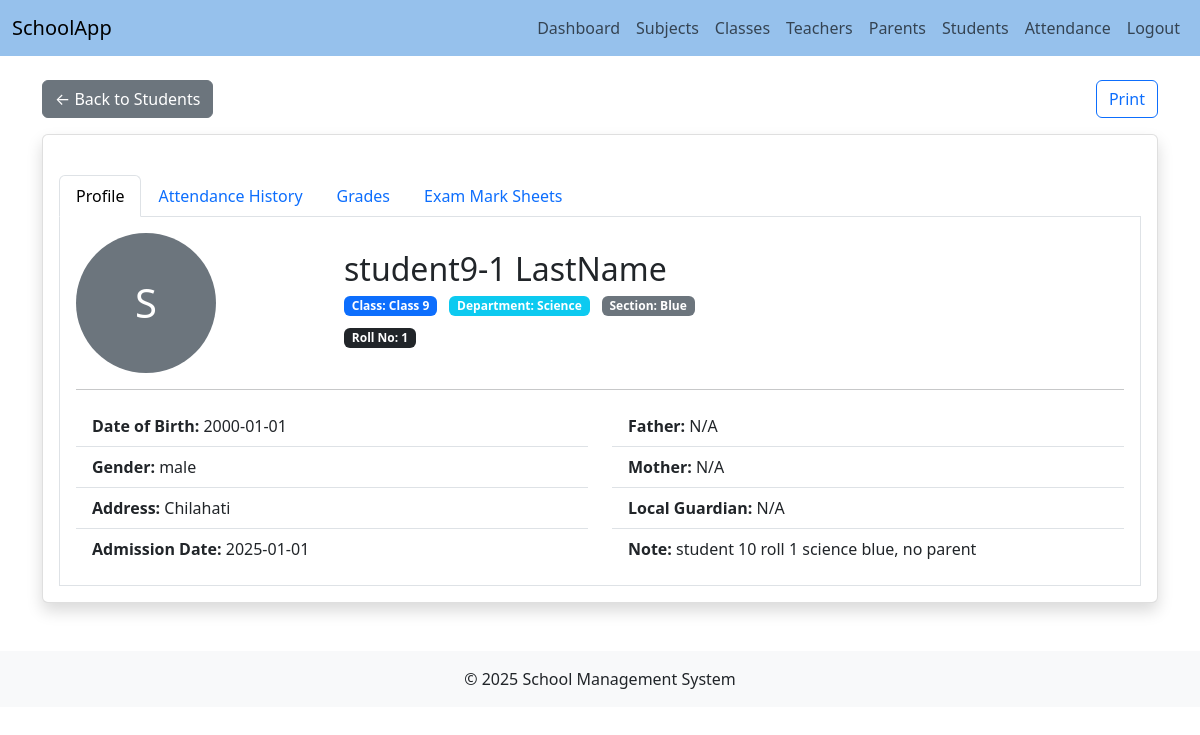
Page /pages/student_profile.php?id=51 on the committed database.
### tables this page shows
CREATE TABLE `students` (
  `id` int(11) NOT NULL,
  `father_id` int(11) DEFAULT NULL,
  `mother_id` int(11) DEFAULT NULL,
  `local_guardian_id` int(11) DEFAULT NULL,
  `user_id` int(11) NOT NULL,
  `first_name` varchar(50) DEFAULT NULL,
  `last_name` varchar(50) DEFAULT NULL,
  `roll_no` int(11) NOT NULL,
  `dob` date DEFAULT NULL,
  `gender` enum('male','female','other') DEFAULT NULL,
  `address` varchar(255) DEFAULT NULL,
  `admission_date` date DEFAULT NULL,
  `current_class_id` int(11) DEFAULT NULL,
  `current_section_id` int(11) DEFAULT NULL,
  `current_department_id` int(11) DEFAULT NULL,
  `profile_picture` varchar(255) DEFAULT NULL,
  `note` text DEFAULT NULL,
  `is_deleted` tinyint(1) NOT NULL DEFAULT 0
);

CREATE TABLE `classes` (
  `id` int(11) NOT NULL,
  `name` varchar(50) NOT NULL,
  `is_deleted` tinyint(1) NOT NULL DEFAULT 0
);

CREATE TABLE `departments` (
  `id` int(11) NOT NULL,
  `name` varchar(50) NOT NULL,
  `is_deleted` tinyint(1) NOT NULL DEFAULT 0
);

CREATE TABLE `sections` (
  `id` int(11) NOT NULL,
  `name` varchar(50) NOT NULL,
  `is_deleted` tinyint(1) NOT NULL DEFAULT 0
);

### pages/student_profile.php (the view, shortened to what this page needs)
<?php
include '../includes/header.php';
include '../includes/db_connect.php';
$student_id = $_GET['id'] ?? '';
$sql = "SELECT s.*, c.name AS class_name, d.name AS department_name, sec.name AS section_name,
    f.first_name AS father_first_name, f.last_name AS father_last_name, f.phone AS father_phone,
    m.first_name AS mother_first_name, m.last_name AS mother_last_name, m.phone AS mother_phone,
    lg.first_name AS local_guardian_first_name, lg.last_name AS local_guardian_last_name, lg.phone AS local_guardian_phone
    FROM students s
    LEFT JOIN classes c ON s.current_class_id = c.id
    LEFT JOIN departments d ON s.current_department_id = d.id
    LEFT JOIN sections sec ON s.current_section_id = sec.id
    LEFT JOIN parents f ON s.father_id = f.id
    LEFT JOIN parents m ON s.mother_id = m.id
    LEFT JOIN parents lg ON s.local_guardian_id = lg.id
    WHERE s.id = ?";
$stmt = $conn->prepare($sql);
$stmt->bind_param('i', $student_id);
$stmt->execute();
$result = $stmt->get_result();
$student = $result->fetch_assoc();
?>
<div class="container mt-4">
  <a href="students.php" class="btn btn-secondary mb-3">&larr; Back to Students</a>
  <button class="btn btn-outline-primary mb-3 float-end" onclick="window.print()"><i class="bi bi-printer"></i> Print</button>
  <div class="card shadow">
    <div class="card-body">
      <ul class="nav nav-tabs mt-4" id="profileTabs" role="tablist">
        <li class="nav-item" role="presentation">
          <button class="nav-link active" id="profile-tab" data-bs-toggle="tab" data-bs-target="#profileTab" type="button" role="tab">Profile</button>
        </li>
        <li class="nav-item" role="presentation">
          <button class="nav-link" id="attendance-tab" data-bs-toggle="tab" data-bs-target="#attendanceTab" type="button" role="tab">Attendance History</button>
        </li>
        <li class="nav-item" role="presentation">
          <button class="nav-link" id="grades-tab" data-bs-toggle="tab" data-bs-target="#gradesTab" type="button" role="tab">Grades</button>
        </li>
        <li class="nav-item" role="presentation">
          <button class="nav-link" id="marksheet-tab" data-bs-toggle="tab" data-bs-target="#marksheetTab" type="button" role="tab">Exam Mark Sheets</button>
        </li>
      </ul>
      <div class="tab-content p-3 border border-top-0 bg-white" id="profileTabsContent">
        <div class="tab-pane fade show active" id="profileTab" role="tabpanel">
          <div class="row align-items-center">
            <div class="col-md-3 text-center mb-3 mb-md-0">
              <?php if ($student['profile_picture']): ?>
                <img src="../uploads/students/<?php echo htmlspecialchars($student['profile_picture']); ?>" alt="Profile" class="img-fluid rounded-circle" style="width: 140px; height: 140px; object-fit: cover;">
              <?php else: ?>
                <div class="bg-secondary rounded-circle d-flex align-items-center justify-content-center" style="width: 140px; height: 140px; color: #fff; font-size: 2.5rem;">
                  <span><?php echo strtoupper(substr($student['first_name'], 0, 1)); ?></span>
                </div>
              <?php endif; ?>
            </div>
            <div class="col-md-9">
              <h2 class="mb-1"><?php echo htmlspecialchars($student['first_name'] . ' ' . $student['last_name']); ?></h2>
              <div class="mb-2">
                <span class="badge bg-primary me-2">Class: <?php echo htmlspecialchars($student['class_name']); ?></span>
                <?php if ($student['department_name']): ?>
                  <span class="badge bg-info me-2">Department: <?php echo htmlspecialchars($student['department_name']); ?></span>
                <?php endif; ?>
                <?php if ($student['section_name']): ?>
                  <span class="badge bg-secondary">Section: <?php echo htmlspecialchars($student['section_name']); ?></span>
                <?php endif; ?>
              </div>
              <div class="mb-2">
                <span class="badge bg-dark">Roll No: <?php echo htmlspecialchars($student['roll_no']); ?></span>
              </div>
            </div>
          </div>
          <hr>
          <div class="row">
            <div class="col-md-6">
              <ul class="list-group list-group-flush">
                <li class="list-group-item"><strong>Date of Birth:</strong> <?php echo $student['dob'] && $student['dob'] !== '0000-00-00' ? htmlspecialchars($student['dob']) : 'N/A'; ?></li>
                <li class="list-group-item"><strong>Gender:</strong> <?php echo htmlspecialchars($student['gender'] ?: 'N/A'); ?></li>
                <li class="list-group-item"><strong>Address:</strong> <?php echo htmlspecialchars($student['address'] ?: 'N/A'); ?></li>
                <li class="list-group-item"><strong>Admission Date:</strong> <?php echo $student['admission_date'] && $student['admission_date'] !== '0000-00-00' ? htmlspecialchars($student['admission_date']) : 'N/A'; ?></li>
              </ul>
            </div>
            <div class="col-md-6">
              <ul class="list-group list-group-flush">
                <li class="list-group-item"><strong>Father:</strong> <?php echo $student['father_first_name'] ? htmlspecialchars($student['father_first_name'] . ' ' . $student['father_last_name']) . ($student['father_phone'] ? ' (' . htmlspecialchars($student['father_phone']) . ')' : '') : 'N/A'; ?></li>
                <li class="list-group-item"><strong>Mother:</strong> <?php echo $student['mother_first_name'] ? htmlspecialchars($student['mother_first_name'] . ' ' . $student['mother_last_name']) . ($student['mother_phone'] ? ' (' . htmlspecialchars($student['mother_phone']) . ')' : '') : 'N/A'; ?></li>
                <li class="list-group-item"><strong>Local Guardian:</strong> <?php echo $student['local_guardian_first_name'] ? htmlspecialchars($student['local_guardian_first_name'] . ' ' . $student['local_guardian_last_name']) . ($student['local_guardian_phone'] ? ' (' . htmlspecialchars($student['local_guardian_phone']) . ')' : '') : 'N/A'; ?></li>
                <li class="list-group-item"><strong>Note:</strong> <?php echo htmlspecialchars($student['note'] ?: 'N/A'); ?></li>
              </ul>
            </div>
          </div>
        </div>
      </div>
    </div>
  </div>
</div>
<?php include '../includes/footer.php'; ?>

### assets/css/style.css (style rules this page uses)
.card { box-shadow: 0 0.125rem 0.25rem rgba(0, 0, 0, 0.075); border: 1px solid rgba(0, 0, 0, 0.125); }

### rows in the picture
students: first_name "S", first_name+last_name "student9-1 LastName", current_class.name "Class 9", current_department.name "Science", current_section.name "Blue", roll_no "1", dob "2000-01-01", gender "male", address "Chilahati", admission_date "2025-01-01", note "student 10 roll 1 science blue, no parent"
